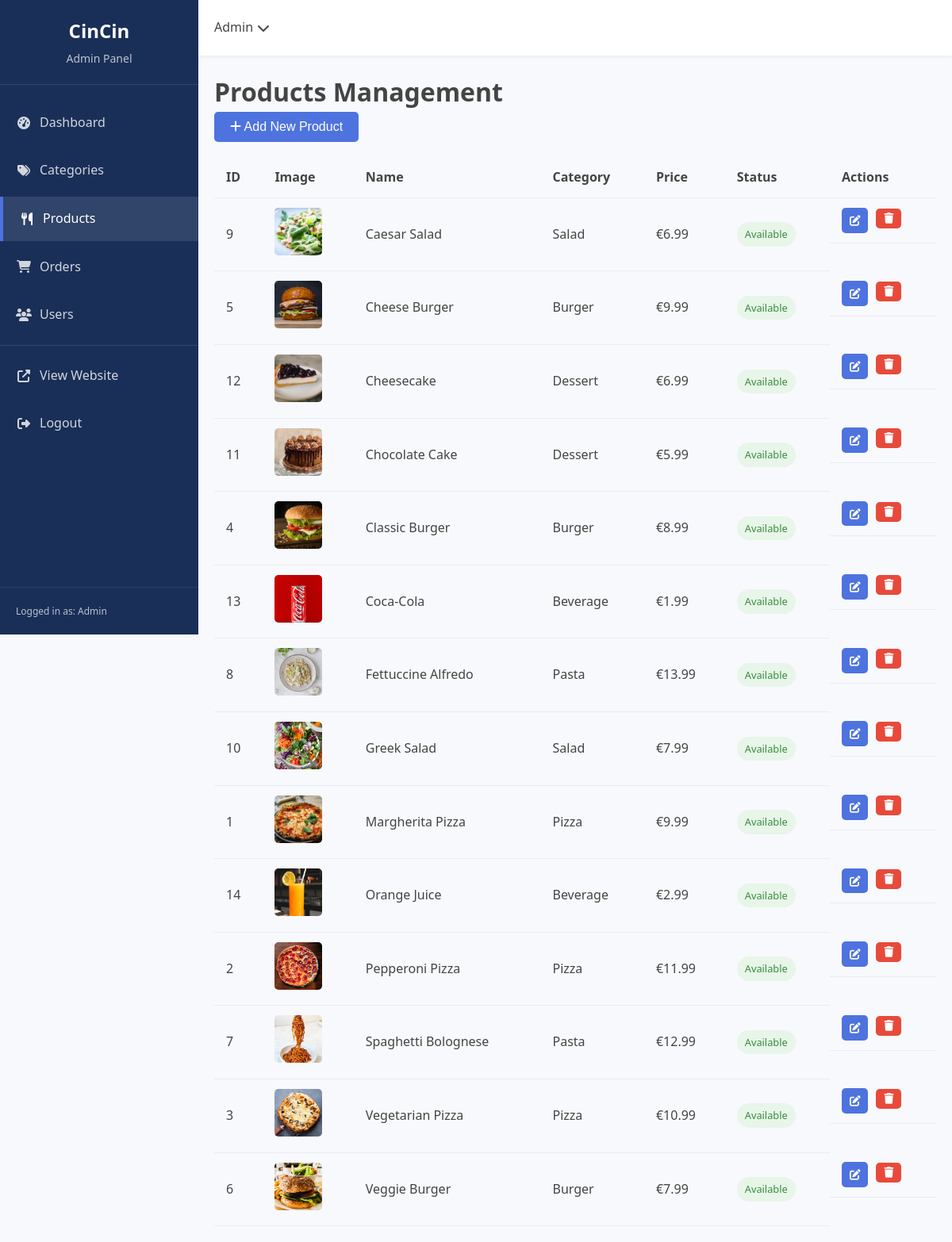
/admin/products.php (signed in), run on the app's committed database.
### tables this page shows
CREATE TABLE products (
    id INT AUTO_INCREMENT PRIMARY KEY,
    category_id INT,
    name VARCHAR(100) NOT NULL,
    description TEXT,
    price DECIMAL(10,2) NOT NULL,
    image VARCHAR(255),
    is_available BOOLEAN DEFAULT 1,
    created_at TIMESTAMP DEFAULT CURRENT_TIMESTAMP,
    updated_at TIMESTAMP DEFAULT CURRENT_TIMESTAMP ON UPDATE CURRENT_TIMESTAMP,
    FOREIGN KEY (category_id) REFERENCES categories(id) ON DELETE SET NULL
);

CREATE TABLE categories (
    id INT AUTO_INCREMENT PRIMARY KEY,
    name VARCHAR(100) NOT NULL,
    description TEXT,
    image VARCHAR(255),
    created_at TIMESTAMP DEFAULT CURRENT_TIMESTAMP,
    updated_at TIMESTAMP DEFAULT CURRENT_TIMESTAMP ON UPDATE CURRENT_TIMESTAMP
);

### includes/functions.php (called while the page is built, shortened)
<?php
function formatPrice($price) {
    return '€' . number_format($price, 2);
}
?>

### admin/products.php (the view, shortened to what this page needs)
<?php
require_once 'includes/header.php';
require_once '../includes/functions.php';
require_once 'includes/functions.php';
$query = "SELECT p.*, c.name as category_name
          FROM products p
          JOIN categories c ON p.category_id = c.id
          ORDER BY p.name";
$result = $conn->query($query);
$products = [];
if ($result && $result->num_rows > 0) {
    while ($row = $result->fetch_assoc()) {
        $products[] = $row;
    }
}
?>
<h1>Products Management</h1>
<div class="admin-actions">
    <button class="btn btn-primary" id="addProductBtn">
        <i class="fas fa-plus"></i> Add New Product
    </button>
</div>
<div class="table-responsive">
    <table class="data-table">
        <thead>
            <tr>
                <th>ID</th>
                <th>Image</th>
                <th>Name</th>
                <th>Category</th>
                <th>Price</th>
                <th>Status</th>
                <th>Actions</th>
            </tr>
        </thead>
        <tbody>
            <?php if (empty($products)): ?>
                <tr>
                    <td colspan="7" class="text-center">No products found</td>
                </tr>
            <?php else: ?>
                <?php foreach ($products as $product): ?>
                    <tr>
                        <td><?php echo $product['id']; ?></td>
                        <td>
                            <?php if (!empty($product['image'])): ?>
                                <img src="../<?php echo $product['image']; ?>" alt="<?php echo $product['name']; ?>" class="product-thumbnail">
                            <?php else: ?>
                                <div class="no-image">No Image</div>
                            <?php endif; ?>
                        </td>
                        <td><?php echo $product['name']; ?></td>
                        <td><?php echo $product['category_name']; ?></td>
                        <td><?php echo formatPrice($product['price']); ?></td>
                        <td>
                            <span class="status-badge <?php echo $product['is_available'] ? 'available' : 'unavailable'; ?>">
                                <?php echo $product['is_available'] ? 'Available' : 'Unavailable'; ?>
                            </span>
                        </td>
                        <td class="actions">
                            <a href="?edit=<?php echo $product['id']; ?>" class="btn btn-sm btn-primary edit-btn">
                                <i class="fas fa-edit"></i>
                            </a>
                            <form action="" method="POST" class="delete-form" onsubmit="return confirm('Are you sure you want to delete this product?');">
                                <button type="submit" name="delete_product" class="btn btn-sm btn-danger">
                                    <i class="fas fa-trash"></i>
                                </button>
                            </form>
                        </td>
                    </tr>
                <?php endforeach; ?>
            <?php endif; ?>
        </tbody>
    </table>
</div>
<?php
require_once 'includes/footer.php';
?>

### admin/includes/header.php (shortened to what this page needs)
<?php
$current_page = basename($_SERVER['PHP_SELF']);
?>
<!DOCTYPE html>
<html lang="en">
<head>
    <link rel="stylesheet" href="https://cdnjs.cloudflare.com/ajax/libs/font-awesome/6.4.0/css/all.min.css">
    <link rel="stylesheet" href="../assets/css/admin-style.css">
</head>
<body>
    <div class="admin-container">
        <aside class="sidebar">
            <div class="sidebar-header">
                <h2>CinCin</h2>
                <h3>Admin Panel</h3>
            </div>
            <ul class="sidebar-menu">
                <li><a href="index.php" <?php echo $current_page == 'index.php' ? 'class="active"' : ''; ?>>
                    <i class="fas fa-tachometer-alt"></i> Dashboard</a>
                </li>
                <li><a href="categories.php" <?php echo $current_page == 'categories.php' ? 'class="active"' : ''; ?>>
                    <i class="fas fa-tags"></i> Categories</a>
                </li>
                <li><a href="products.php" <?php echo $current_page == 'products.php' ? 'class="active"' : ''; ?>>
                    <i class="fas fa-utensils"></i> Products</a>
                </li>
                <li><a href="orders.php" <?php echo $current_page == 'orders.php' ? 'class="active"' : ''; ?>>
                    <i class="fas fa-shopping-cart"></i> Orders</a>
                </li>
                <li><a href="users.php" <?php echo $current_page == 'users.php' ? 'class="active"' : ''; ?>>
                    <i class="fas fa-users"></i> Users</a>
                </li>
                <li class="divider"></li>
                <li><a href="../index.php" target="_blank">
                    <i class="fas fa-external-link-alt"></i> View Website</a>
                </li>
                <li><a href="../logout.php">
                    <i class="fas fa-sign-out-alt"></i> Logout</a>
                </li>
            </ul>
            <div class="sidebar-footer">
                <p>Logged in as: <?php echo $_SESSION['name']; ?></p>
            </div>
        </aside>
        <main class="main-content">
            <header class="top-header">
                <div class="user-dropdown">
                    <span><?php echo $_SESSION['name']; ?> <i class="fas fa-chevron-down"></i></span>
                </div>
            </header>
            <div class="content-wrapper">

### admin/includes/footer.php (shortened to what this page needs)
            </div>
        </main>
    </div>
</body>
</html>

### assets/css/admin-style.css (style rules this page uses)
:root { --primary-color: #4e73df; --secondary-color: #1cc88a; --dark-color: #5a5c69; --light-color: #f8f9fc; --danger-color: #e74a3b; --warning-color: #f6c23e; --sidebar-width: 250px; --header-height: 70px; }
* { margin: 0; padding: 0; box-sizing: border-box; }
body { font-family: 'Segoe UI', Tahoma, Geneva, Verdana, sans-serif; line-height: 1.6; background-color: #f8f9fc; color: #444; }
a { text-decoration: none; color: var(--primary-color); }
ul { list-style: none; }
.admin-container { display: flex; min-height: 100vh; }
.sidebar { width: var(--sidebar-width); background-color: #1a2f58; color: white; position: fixed; top: 0; left: 0; height: 100vh; overflow-y: auto; transition: all 0.3s ease; z-index: 100; }
.sidebar-header { padding: 20px; text-align: center; border-bottom: 1px solid rgba(255, 255, 255, 0.1); }
.sidebar-header h2 { font-size: 24px; margin-bottom: 5px; }
.sidebar-header h3 { font-size: 14px; font-weight: normal; opacity: 0.7; }
.sidebar-menu { padding: 20px 0; }
.sidebar-menu li { margin-bottom: 5px; }
.sidebar-menu a { color: rgba(255, 255, 255, 0.8); padding: 15px 20px; display: flex; align-items: center; transition: all 0.3s ease; }
.sidebar-menu a:hover, .sidebar-menu a.active { color: white; background-color: rgba(255, 255, 255, 0.1); border-left: 4px solid var(--primary-color); }
.sidebar-menu i { margin-right: 10px; width: 20px; text-align: center; }
.sidebar-menu .divider { height: 1px; background-color: rgba(255, 255, 255, 0.1); margin: 10px 0; }
.sidebar-footer { padding: 20px; position: absolute; bottom: 0; width: 100%; border-top: 1px solid rgba(255, 255, 255, 0.1); font-size: 12px; opacity: 0.7; }
.main-content { flex: 1; margin-left: var(--sidebar-width); transition: all 0.3s ease; }
.top-header { background-color: white; height: var(--header-height); box-shadow: 0 2px 5px rgba(0, 0, 0, 0.05); display: flex; align-items: center; justify-content: space-between; padding: 0 20px; position: fixed; top: 0; left: var(--sidebar-width); right: 0; z-index: 99; transition: all 0.3s ease; }
.user-dropdown { position: relative; cursor: pointer; }
.user-dropdown span { display: flex; align-items: center; }
.user-dropdown i { margin-left: 5px; }
.content-wrapper { padding: calc(var(--header-height) + 20px) 20px 20px; }
.data-table { width: 100%; border-collapse: collapse; }
.data-table th, .data-table td { padding: 12px 15px; text-align: left; border-bottom: 1px solid #eaecf4; }
.data-table th { background-color: #f8f9fc; font-weight: 700; }
.data-table .actions { display: flex; gap: 10px; }
.data-table img { width: 60px; height: 60px; object-fit: cover; border-radius: 5px; }
.btn { display: inline-block; padding: 10px 20px; border: none; border-radius: 5px; cursor: pointer; font-size: 16px; transition: all 0.3s ease; }
.btn-primary { background-color: var(--primary-color); color: white; }
.btn-danger { background-color: var(--danger-color); color: white; }
.btn-sm { padding: 5px 10px; font-size: 14px; }

### admin/products.php (style rules this page uses)
.admin-actions { margin-bottom: 20px; }
.product-thumbnail { width: 50px; height: 50px; object-fit: cover; border-radius: 4px; }
.status-badge { display: inline-block; padding: 5px 10px; border-radius: 20px; font-size: 0.8rem; font-weight: 500; }
.status-badge.available { background-color: #e8f5e9; color: #388e3c; }
.actions { display: flex; gap: 5px; }
.delete-form { display: inline; }
.btn-sm { padding: 5px 10px; font-size: 0.85rem; }

### data on the page
products: id "9", image (picture), name "Caesar Salad", category.name "Salad", price "€6.99", is_available "Available"
products: id "5", image (picture), name "Cheese Burger", category.name "Burger", price "€9.99", is_available "Available"
products: id "12", image (picture), name "Cheesecake", category.name "Dessert", price "€6.99", is_available "Available"
products: id "11", image (picture), name "Chocolate Cake", category.name "Dessert", price "€5.99", is_available "Available"
products: id "4", image (picture), name "Classic Burger", category.name "Burger", price "€8.99", is_available "Available"
products: id "13", image (picture), name "Coca-Cola", category.name "Beverage", price "€1.99", is_available "Available"
products: id "8", image (picture), name "Fettuccine Alfredo", category.name "Pasta", price "€13.99", is_available "Available"
products: id "10", image (picture), name "Greek Salad", category.name "Salad", price "€7.99", is_available "Available"
products: id "1", image (picture), name "Margherita Pizza", category.name "Pizza", price "€9.99", is_available "Available"
products: id "14", image (picture), name "Orange Juice", category.name "Beverage", price "€2.99", is_available "Available"
products: id "2", image (picture), name "Pepperoni Pizza", category.name "Pizza", price "€11.99", is_available "Available"
products: id "7", image (picture), name "Spaghetti Bolognese", category.name "Pasta", price "€12.99", is_available "Available"
products: id "3", image (picture), name "Vegetarian Pizza", category.name "Pizza", price "€10.99", is_available "Available"
products: id "6", image (picture), name "Veggie Burger", category.name "Burger", price "€7.99", is_available "Available"

### other printed values
$_SESSION['name'] "Admin"
